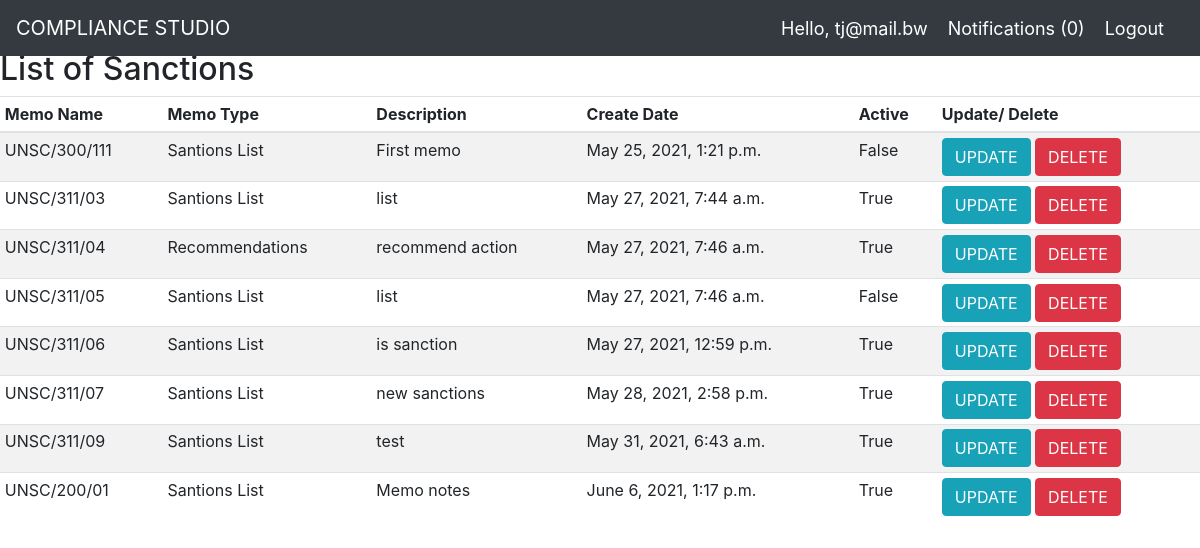
The app's page /sanctionsList/ (signed in) with its own data.
### unsc/models.py (models this page shows, shortened)
class User(AbstractUser):
   is_regulator = models.BooleanField(default=False)
   is_officer = models.BooleanField(default=True)
   work_number = models.CharField(max_length=64, default=3650000)
   cellphone_number = models.CharField(max_length=64, default=72000000)
   business_name = models.ForeignKey('Company', null=True, on_delete=SET_NULL)

class UNSCList(models.Model):
    memo_name = models.CharField(max_length=255, db_index=True)
    memo_type = models.ForeignKey(UNSCType, null=True, on_delete=models.CASCADE)
    create_date = models.DateField(auto_now=False, auto_now_add=False)
    is_active = models.BooleanField(default=False)
    expired = models.BooleanField(default=False)
    slug = models.SlugField(max_length=255, unique=True)
    created_by = models.ForeignKey(User, null=True, on_delete=models.SET_NULL)
    description = models.TextField(blank=True)
    create_date = models.DateTimeField(auto_now_add=True)
    update_date = models.DateTimeField(auto_now=True)
    class Meta:
        verbose_name_plural = 'UNSCLists'

class UNSCType(models.Model):
    TYPES = [
        ('Santions List', 'Santions List'),
        ('Recommendations', 'Recommendations'),
        ('Memorandum','Memorandum')
    ]
    memo_type = models.CharField(max_length=64, choices=TYPES, unique=True)
    created_by = models.ForeignKey(User, on_delete=models.CASCADE)
    def __str__(self):
        return self.memo_type

### unsc/views.py (the view)
# urls.py: path('sanctionsList/', views.SanctionsListView.as_view(), name='sanction-list'),
class SanctionsListView(LoginRequiredMixin, ListView):
    template_name = 'unsc/sanctionsList.html'
    queryset = UNSCList.objects.all()
    context_object_name = 'sanctions'

### notification/context_processor.py (called while the page is built)
def notifications(request):
    if request.user.is_authenticated:
        return {'notifications': request.user.to_user.filter(is_read=False)}
    else:
        return {'notifications': []}

### unsc/templates/unsc/sanctionsList.html
 {% extends 'unsc/main.html' %}
{% block content %}
 <h2>List of Sanctions</h2>
      <div class="table-responsive">
        <table class="table table-striped table-sm">
          <thead>
            <tr>
              <th>Memo Name</th>
              <th>Memo Type</th>
              <th>Description</th>
              <th>Create Date</th>
              <th>Active</th>
              <th>Update/ Delete</td>
            </tr>
          </thead>
          <tbody>
          {% for s in sanctions%}
            <tr>
              <td>{{s.memo_name}}</td>
              <td>{{s.memo_type}}</td>
              <td>{{s.description}}</td>
              <td>{{s.create_date}}</td>
              <td>{{s.is_active}}</td>
              <td><a href="{% url 'unsc:sanction-update' s.id %}" class="btn btn-info">UPDATE</a> <a href="" class="btn btn-danger">DELETE</a> </td>
            </tr>
            {% endfor %}
          </tbody>
        </table>
    </div>
{% endblock %}

### unsc/templates/unsc/navbar.html (shortened to what this page needs)
  <nav class="navbar navbar-expand-lg fixed-top navbar-dark bg-dark">
      <a class="navbar-brand" href="#">COMPLIANCE STUDIO</a>
    {% if request.user.is_authenticated %}
      <span class="hello-msg">Hello, {{request.user}}</span>
      <span><a  class="notifications" href="{% url 'unsc:notifications' %}">Notifications ({{notifications.count}})</a></span>
      <span><a class="hello-msg" href="{% url 'unsc:logOutPage' %}">Logout</a></span>
    {% endif %}
  </nav>

### unsc/templates/unsc/navbar.html (style rules this page uses)
.hello-msg, .notifications { font-size: 18px; color: #fff; margin-right: 20px; }

### records on screen
User: user "tj@mail.bw"
UNSCList: memo_name "UNSC/300/111", memo_type "Santions List", description "First memo", create_date "May 25, 2021, 1:21 p.m.", is_active "False"
UNSCList: memo_name "UNSC/311/03", memo_type "Santions List", description "list", create_date "May 27, 2021, 7:44 a.m.", is_active "True"
UNSCList: memo_name "UNSC/311/04", memo_type "Recommendations", description "recommend action", create_date "May 27, 2021, 7:46 a.m.", is_active "True"
UNSCList: memo_name "UNSC/311/05", memo_type "Santions List", description "list", create_date "May 27, 2021, 7:46 a.m.", is_active "False"
UNSCList: memo_name "UNSC/311/06", memo_type "Santions List", description "is sanction", create_date "May 27, 2021, 12:59 p.m.", is_active "True"
UNSCList: memo_name "UNSC/311/07", memo_type "Santions List", description "new sanctions", create_date "May 28, 2021, 2:58 p.m.", is_active "True"
UNSCList: memo_name "UNSC/311/09", memo_type "Santions List", description "test", create_date "May 31, 2021, 6:43 a.m.", is_active "True"
UNSCList: memo_name "UNSC/200/01", memo_type "Santions List", description "Memo notes", create_date "June 6, 2021, 1:17 p.m.", is_active "True"

### other values on screen
{{ notifications.count }} "0"
